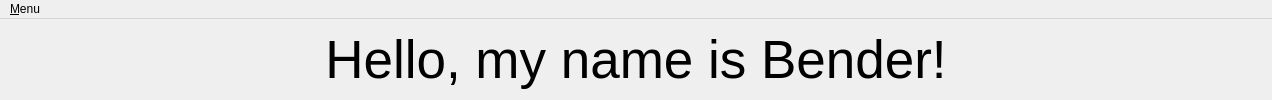
<?xml version="1.0" encoding="UTF-8"?>
<ui version="4.0">
	<class>MainWindow</class>
	<widget class="QMainWindow" name="MainWindow">

		<!-- - - - - - - - - Main Window Configuration - - - - - - -->
		<property name="geometry">
			<rect>
				<x>0</x>
				<y>0</y>
				<width>1272</width>
				<height>100</height>
			</rect>
		</property>

		<property name="windowTitle">
			<string>bender subtitles</string>
		</property>

		<property name="windowIcon">
			<iconset resource="../resources/images.qrc">
				<normaloff>:/images/icon.png</normaloff>:/images/icon.png</iconset>
		</property>

		<property name="sizePolicy">
			<sizepolicy hsizetype="Expanding" vsizetype="Expanding">
				<horstretch>0</horstretch>
				<verstretch>0</verstretch>
			</sizepolicy>
		</property>

		<property name="maximumSize">
			<size>
				<width>2000</width>
				<height>600</height>
			</size>
		</property>

		<property name="windowOpacity">
			<double>50.00</double>
		</property>

		<property name="autoFillBackground">
			<bool>false</bool>
		</property>


		<!-- - - - - - - - - Body - - - - - - - - - - - - - -->
		<widget class="QWidget" name="centralwidget">

			<!-- - - Body configuration - - -->
			<property name="sizePolicy">
				<sizepolicy hsizetype="Expanding" vsizetype="Fixed">
					<horstretch>0</horstretch>
					<verstretch>0</verstretch>
				</sizepolicy>
			</property>

			<property name="minimumSize">
				<size>
					<width>1272</width>
					<height>0</height>
				</size>
			</property>

			<property name="maximumSize">
				<size>
					<width>2000</width>
					<height>600</height>
				</size>
			</property>

			<!-- - - Body Layout - - -->
			<layout class="QVBoxLayout" name="verticalLayout">

				<!-- text label -->
				<item>
					<widget class="QLabel" name="label">
						<property name="enabled">
							<bool>true</bool>
						</property>
						<property name="sizePolicy">
							<sizepolicy hsizetype="Expanding" vsizetype="Preferred">
								<horstretch>0</horstretch>
								<verstretch>0</verstretch>
							</sizepolicy>
						</property>
						<property name="autoFillBackground">
							<bool>true</bool>
						</property>
						<property name="font">
							<font>
								<pointsize>40</pointsize>
							</font>
						</property>
						<property name="text">
							<string>Hello, my name is Bender!</string>
						</property>
						<property name="scaledContents">
							<bool>false</bool>
						</property>
						<property name="alignment">
							<set>Qt::AlignCenter</set>
						</property>
					</widget>
				</item>

			</layout>

		</widget>
		<!-- END Body -->


		<!-- - - - - - - - Menu  - - - - - - - - - - - - - -->
		<widget class="QMenuBar" name="menubar">
	
			<property name="geometry">
				<rect>
					<x>0</x>
					<y>0</y>
					<width>1272</width>
					<height>21</height>
				</rect>
			</property>
	
			<widget class="QMenu" name="menu_File">
				<property name="title">
					<string>&amp;Menu</string>
				</property>
				<addaction name="action_Quit"/>
			</widget>

			<addaction name="menu_File"/>
		</widget>
		<!-- END Menu -->

		<!-- Action Quit -->
		<action name="action_Quit">
			<property name="text">
				<string>&amp;Quit</string>
			</property>
			<property name="shortcut">
				<string>Ctrl+Q</string>
			</property>
			<property name="shortcutContext">
				<enum>Qt::ApplicationShortcut</enum>
			</property>
		</action>
		<!-- END Action Quit -->

	</widget>
	
	<!-- Resources -->
	<resources>
		<include location="../resources/images.qrc"/>
	</resources>

	<!-- Connections -->
	<connections>

		<!-- action Quit (triggered by the Menu) -->
		<connection>
			<sender>action_Quit</sender>
			<signal>triggered()</signal>
			<receiver>MainWindow</receiver>
			<slot>close()</slot>
			<hints>
				<hint type="sourcelabel">
					<x>-1</x>
					<y>-1</y>
				</hint>
				<hint type="destinationlabel">
					<x>399</x>
					<y>299</y>
				</hint>
			</hints>
		</connection>

	</connections>
	<!-- END Connections -->

</ui>
